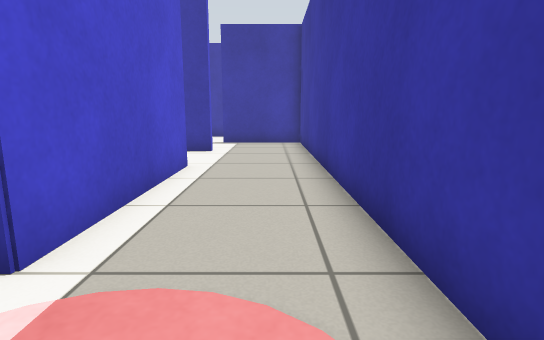
[1] (above)

16 first-person views from a walk through a Gazebo world. The camera is 0.64 m above the floor, tilts 10° down and sees 80° across. The floor is counted in squares, 0.5 m on a side. Each view is taken from the middle of a square. On the plan, view 1 faces up. The plan holds only what a view shows up to about 14 squares ahead; the rest is blank.

[2]
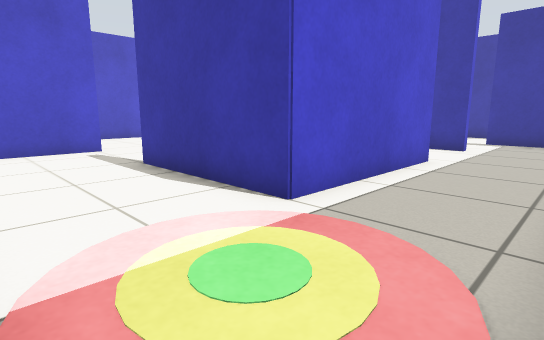

[3]
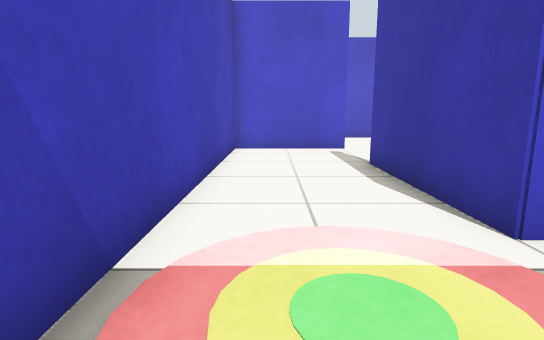

[4]
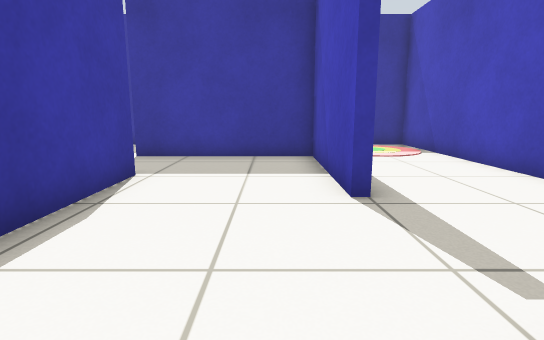

[5]
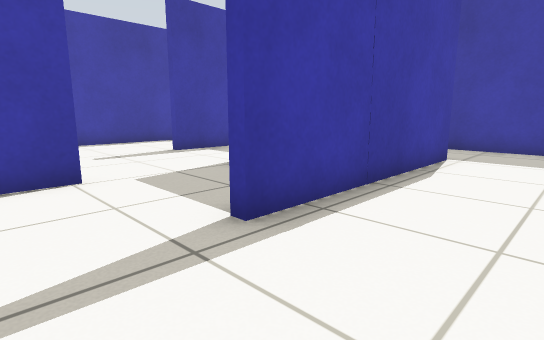

[6]
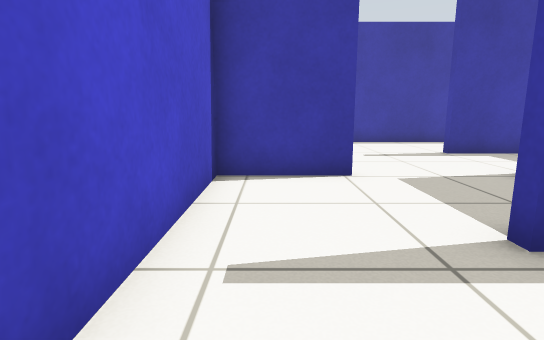

[7]
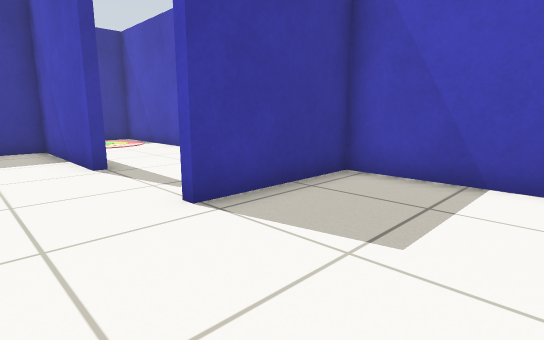

[8]
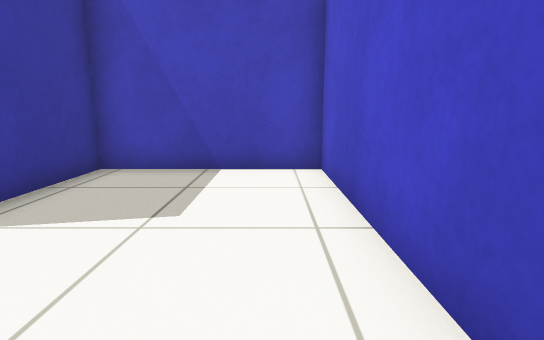

[9]
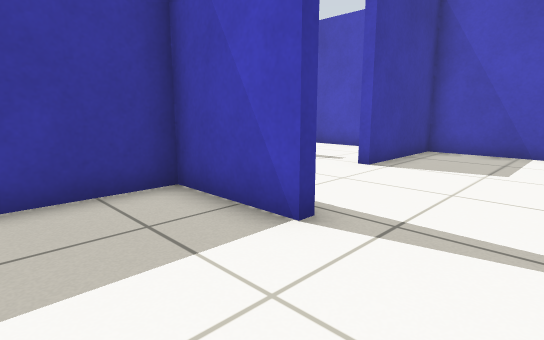

[10]
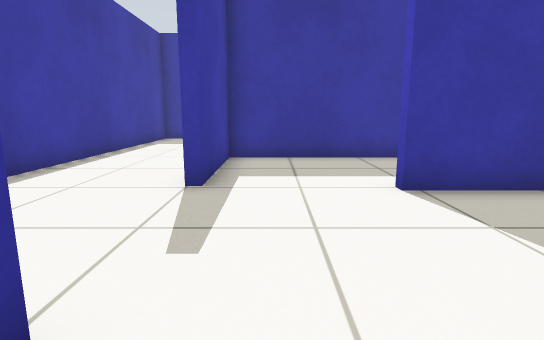

[11]
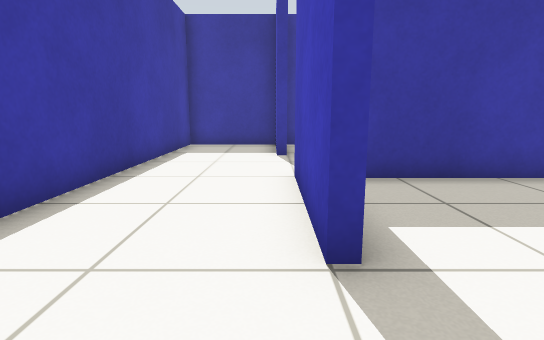

[12]
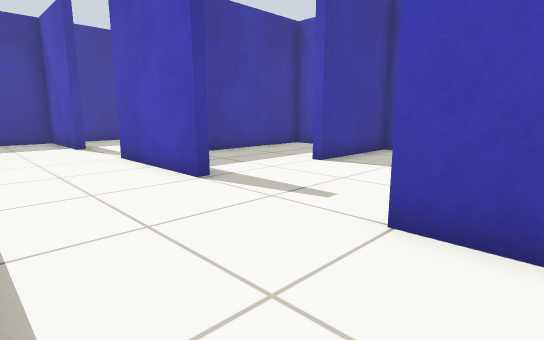

[13]
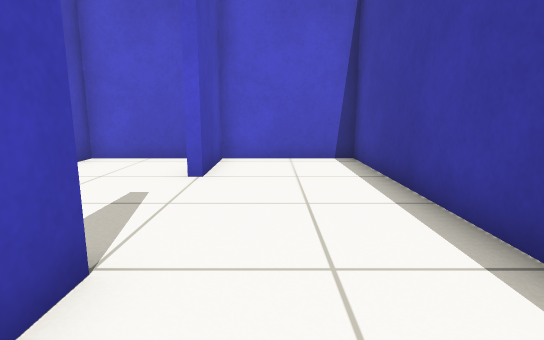

[14]
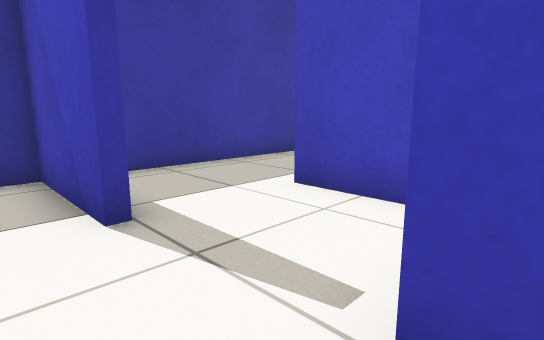

[15]
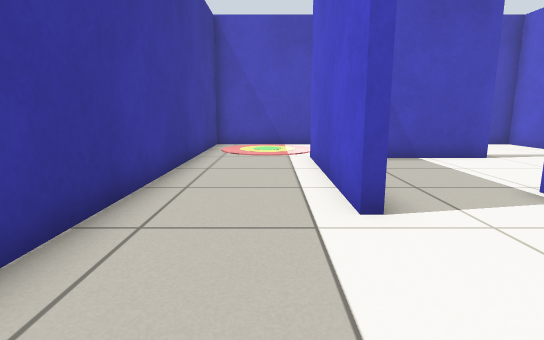

[16]
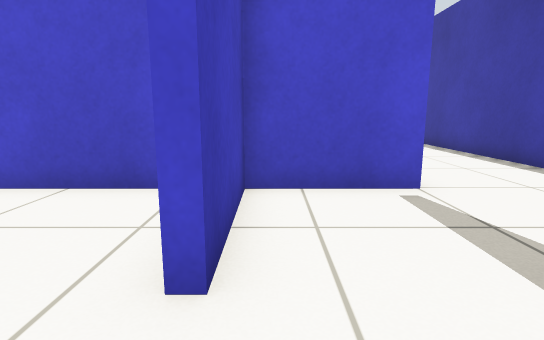

### Floor plan
Ten units are one square. View 1 is at (0, 0); x grows to the right and y downward. Boxes are objects, and circles mark ways between rooms. Rooms are numbered by the first view taken in them; rooms with no view inside come last. Other rooms are left out.
<svg viewBox="-166 -188 184 206">
<path fill="none" stroke="#000" d="M-24 -28 -24 -80 -21 -80 -21 -25 -72 -25 -72 -28 -24 -28M-54 -101 -54 -68 -116 -68M-108 -27 -108 13 13 13 13 -115M-21 -115 -21 -112 -32 -112M-116 -68 -126 -68 -126 -71M-161 -74 -161 13 -111 13 -111 -27M-133 -106 -161 -106 -161 -74M-126 -71 -97 -71 -97 -109M-94 -142 -94 -145M-161 -136 -161 -109M-94 -145 -54 -145 -54 -115 -21 -115M-23 -148 13 -148 13 -183 -161 -183 -161 -145 -134 -145M-3 -146 -23 -146M13 -115 13 -145M-66 -71 -57 -71 -57 -142 -94 -142"/>
<circle cx="-110" cy="-45" r="3" fill="#2a7"/>
<circle cx="-5" cy="-110" r="3" fill="#2a7"/>
<circle cx="-140" cy="-70" r="3" fill="#2a7"/>
<circle cx="-115" cy="-140" r="3" fill="#2a7"/>
<circle cx="-90" cy="-120" r="3" fill="#2a7"/>
<text x="-40" y="-40">1</text>
<text x="-140" y="-30">2</text>
<text x="-120" y="-110">3</text>
<text x="-60" y="-160">4</text>
<text x="-70" y="-110">5</text>
</svg>
Room 1 opens to room 2. Room 1 opens to room 4. Room 2 opens to room 3. Room 3 opens to room 4. Room 3 opens to room 5.

Where each view was taken, in squares from view 1:
view 1: 0 up, 0 right, facing up
view 2: 1 down, 1 right, facing up-left
view 3: 0 up, 1 right, facing left
view 4: 4 up, 12 left, facing right
view 5: 4 up, 15 left, facing up-right
view 6: 4 up, 15 left, facing up
view 7: 5 up, 15 left, facing down-right
view 8: 6 up, 15 left, facing down
view 9: 10 up, 15 left, facing down-right
view 10: 13 up, 15 left, facing right
view 11: 15 up, 12 left, facing right
view 12: 18 up, 15 left, facing down-right
view 13: 16 up, 7 left, facing left
view 14: 16 up, 6 left, facing down-right
view 15: 12 up, 1 left, facing down
view 16: 12 up, 0 right, facing left
